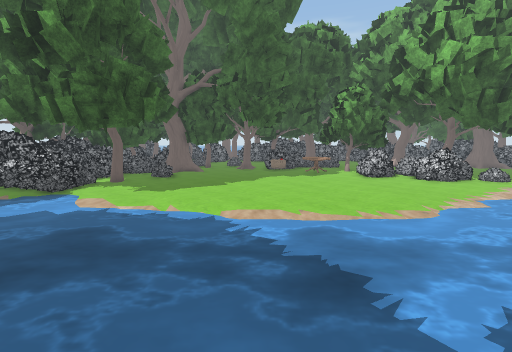
[1] (above)

24 first-person views from a walk through a 3-D level made in the Unity game engine. The camera is 1.2 m above the floor, tilts 8° down and sees 90° across. The floor is counted in squares, 0.5 m on a side. Each view is taken from the middle of a square. On the plan, view 1 faces up. The plan holds only what a view shows up to about 17 squares ahead; the rest is blank. The place goes on beyond the plan. The player character is not drawn. Some animated figures are not drawn. Some surface patterns are stand-ins.

[2]
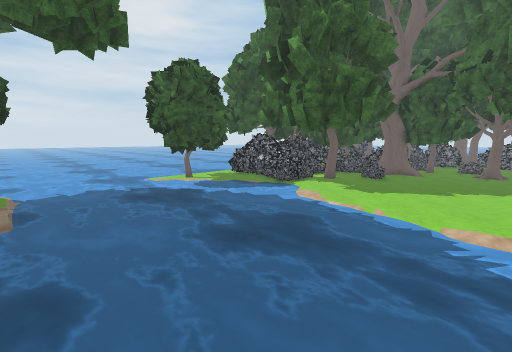

[3]
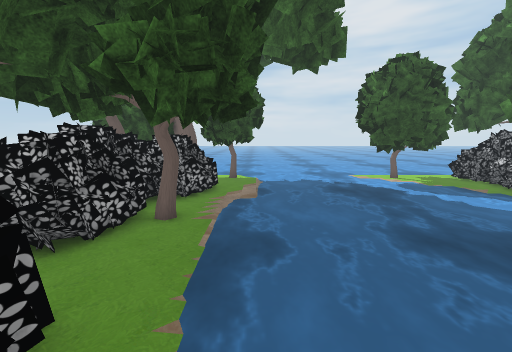

[4]
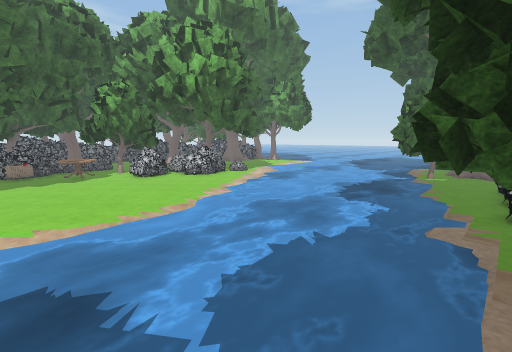

[5]
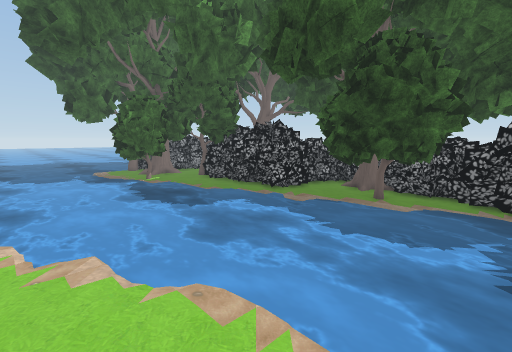

[6]
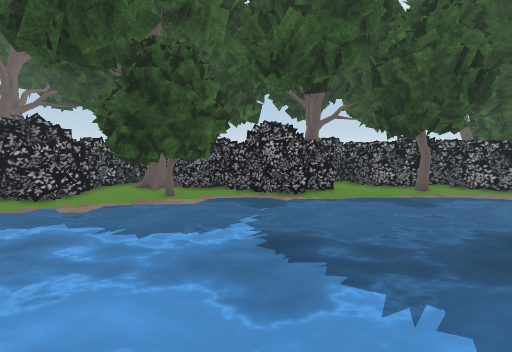

[7]
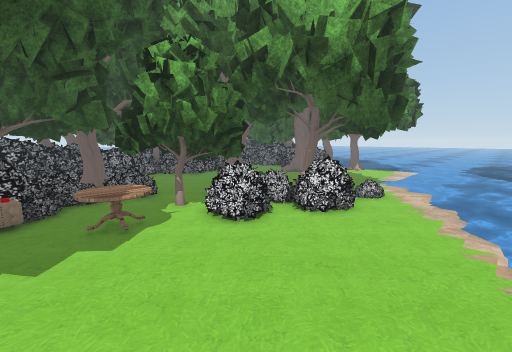

[8]
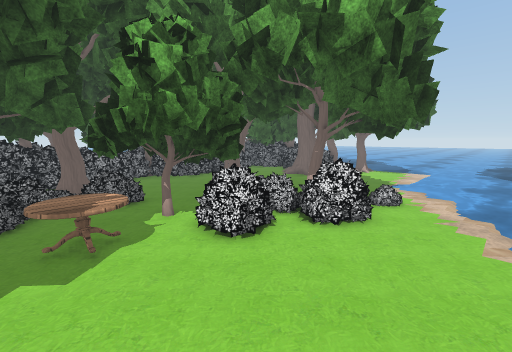

[9]
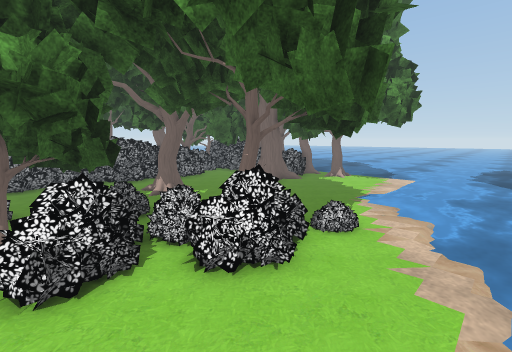

[10]
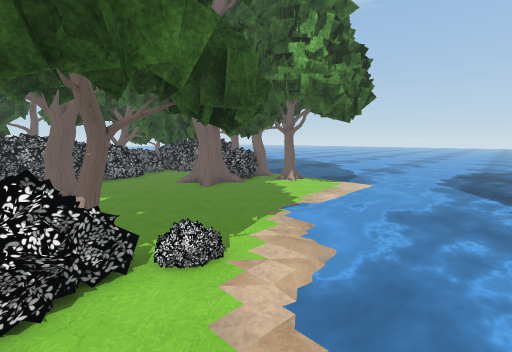

[11]
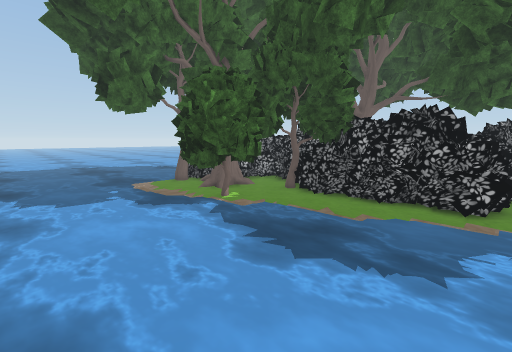

[12]
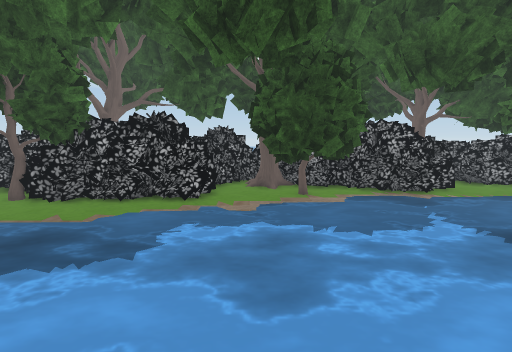

[13]
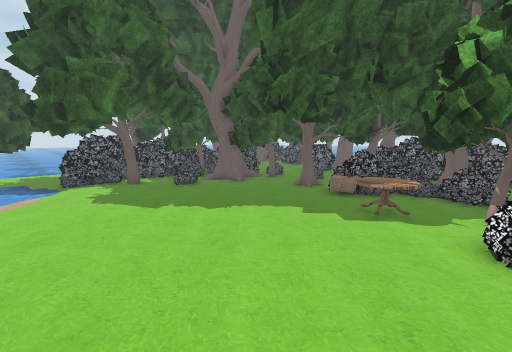

[14]
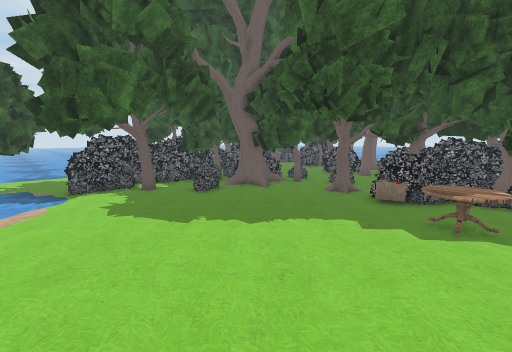

[15]
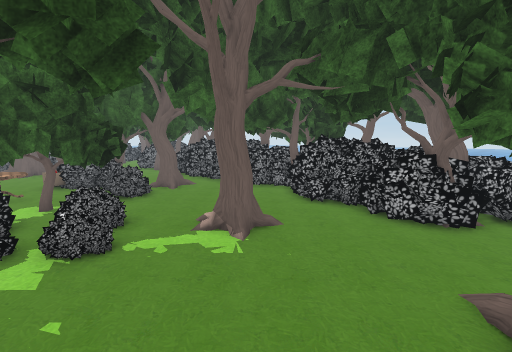

[16]
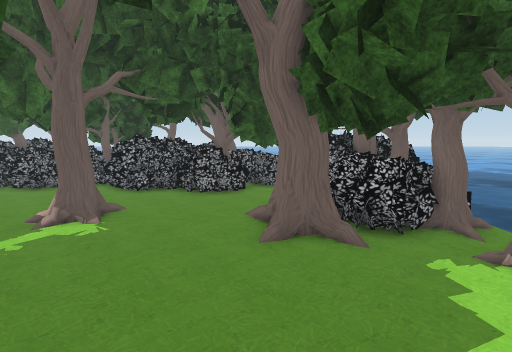

[17]
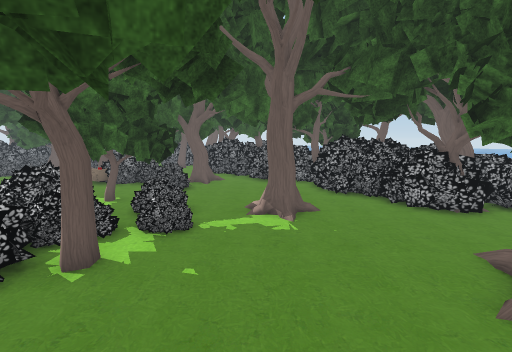

[18]
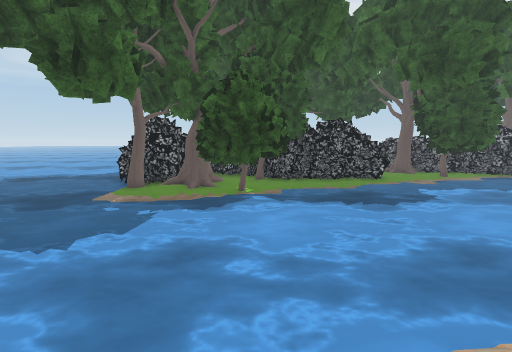

[19]
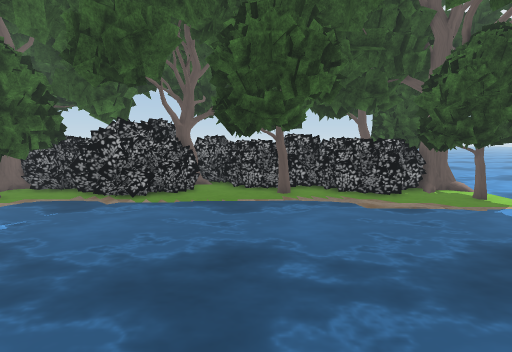

[20]
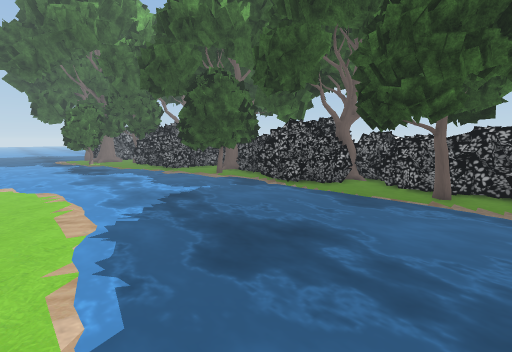

[21]
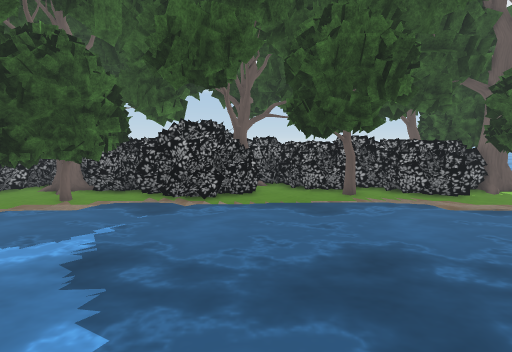

[22]
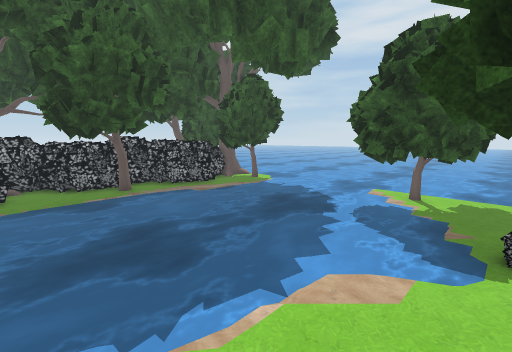

[23]
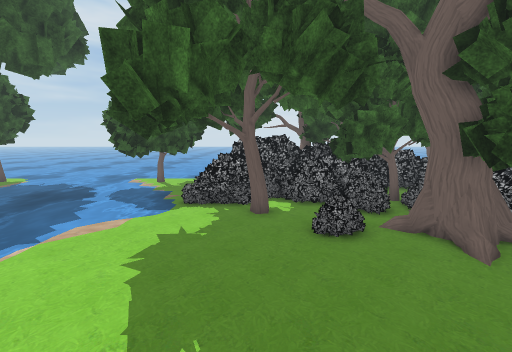

[24]
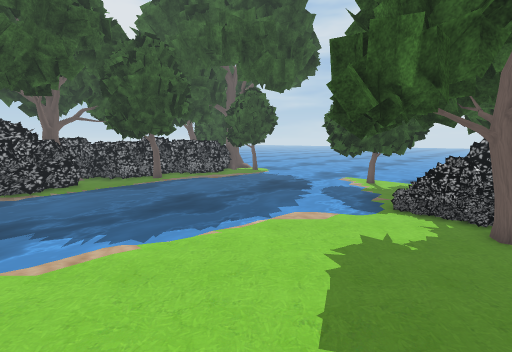

### Floor plan
Key: @ floor where view 1 was taken; # wall or solid block; . main floor; : floor 0.25 m higher than the main floor; = window, fence, low wall or low ledge; ~ water the walk can cross; ≈ water the walk keeps out of; B bush; T thing the floor can be seen under or through; O other object.
Columns run from 12 left of view 1 to 24 right of it. Each row starts with its distance up from view 1.
 29               ###BB#OB B   O BB#
 28               ##BBB####BBB#OB###
 27               #BBBB#####B##BB#
 26               ###... ##..##BB#
 25                ###=..##......##
 24                 ###..##......##
 23                  #......##....#
 22                  ##O....##....##
 21               #### TTT........##
 20                ..TTTTTO ##.....##
 19      #########...TTTTB.###.....#####
 18     ###.# .###..OTTTTT.............
 17   ### B.....##..O TTT#B.TTTTT.......
 16  ## . #............B##=BTTTTT.....##
 15 B::...................BBTTTTT.~~...≈≈
 14 #BB ##.................BTTTTT.~~~~~~≈
 13 BBBB#TTT...............TTT...~~~~~~≈≈
 12 B##BTTTT..................~~~~~~~~≈≈≈
 11  ##≈TTTT.................~~~~~~~~≈≈≈≈
 10 #..~≈##................~~~~~~~~~~≈≈≈≈
  9 #~~~~~...............~~~~~~~~~~~~≈≈≈≈
  8 #≈~~~~~~~~~.......~~~~~~~~~~~~~~~~≈≈≈
  7 #~~~~~~~~~~~~~~~~~~~~~~~~~~~~~~~~~~~≈
  6 ~~~~~~~~~~~~~~~~~~~~~~~~~~~~~~~~~~~~≈
  5 ~~~~~~~~~~~~~~~~~~~~~~~~~~~~~≈##≈...≈
  4 ~~~~~~~~~~~~~~~~~~~~~~~~~~~~~#####...
  3 ~~~~~~~~~~~~~~~~~~~~~~~~~~~~~#####...
  2 ~~~~~~~~~~~~~~~~~~~~~~~~~....## #####
  1 ~~~~~~~~~~~~~~~~~≈##........#######BB
  0 ....~~≈≈≈~~~@~~~#####.BBBBB#### ..BBB
 -1 #....####≈..B≈~######.BBBBBB###...BBB
 -2 #BBB.#####.BBBB######.BBBBBB  BBBBB B
 -3 BBBBB##B# B##BBB#####.BBB      BOO
 -4 BB##B##BB.BBBBBBBBB##BBB        BOO
 -5  B##BB#BBB##B  B B BBBBB#
 -6 BB##BBBBBBBBBB B    BBBB#

Positions as (right, up) in squares from view 1, and headings:
1: (0, 0), facing up
2: (0, 0), facing up-left
3: (1, 0), facing left
4: (1, 0), facing up-right
5: (2, 10), facing down-right
6: (2, 10), facing down
7: (2, 10), facing up-right
8: (3, 11), facing up-right
9: (7, 11), facing up-right
10: (11, 10), facing up-right
11: (10, 10), facing down-right
12: (8, 10), facing down
13: (7, 9), facing up-left
14: (5, 9), facing up-left
15: (18, 18), facing up-left
16: (18, 15), facing up
17: (18, 16), facing up-left
18: (18, 15), facing down
19: (-5, 9), facing down
20: (-8, 9), facing down-right
21: (-2, 9), facing down
22: (-2, 11), facing down-left
23: (1, 14), facing left
24: (1, 14), facing down-left
